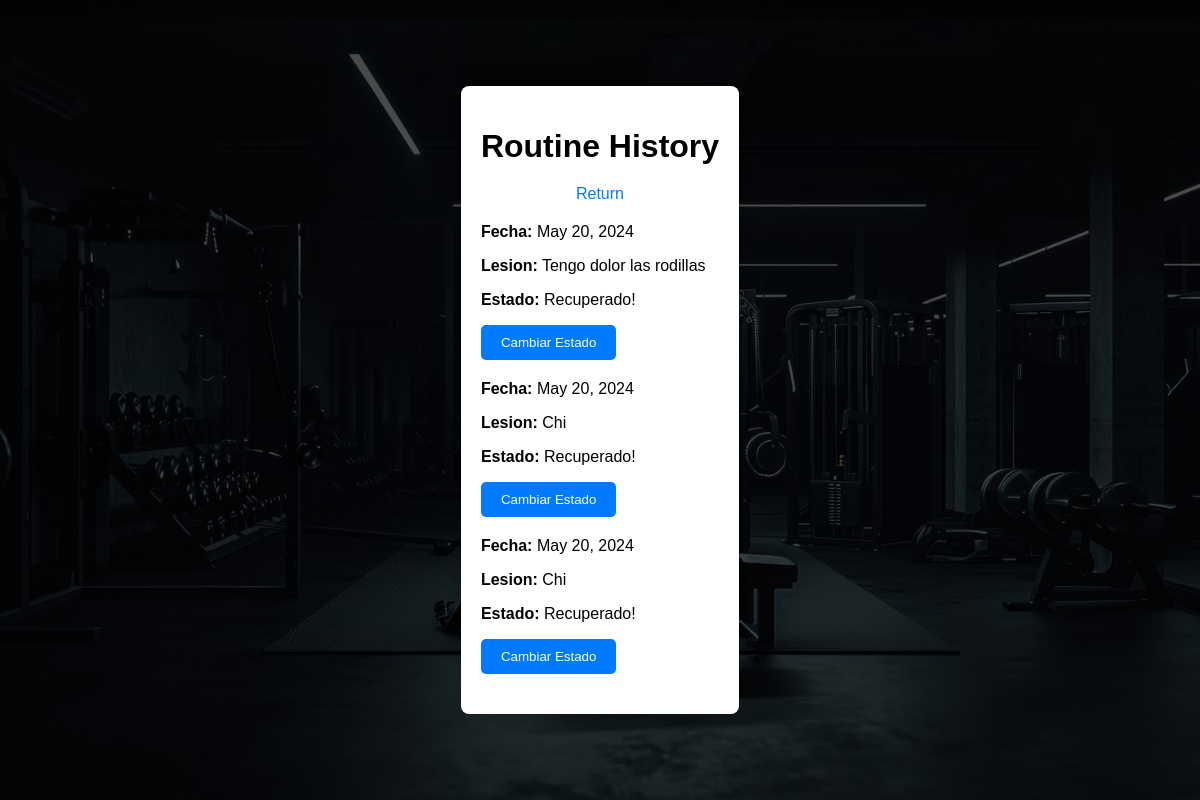
The page /main/lesiones/ (signed in) on the database as committed earlier.
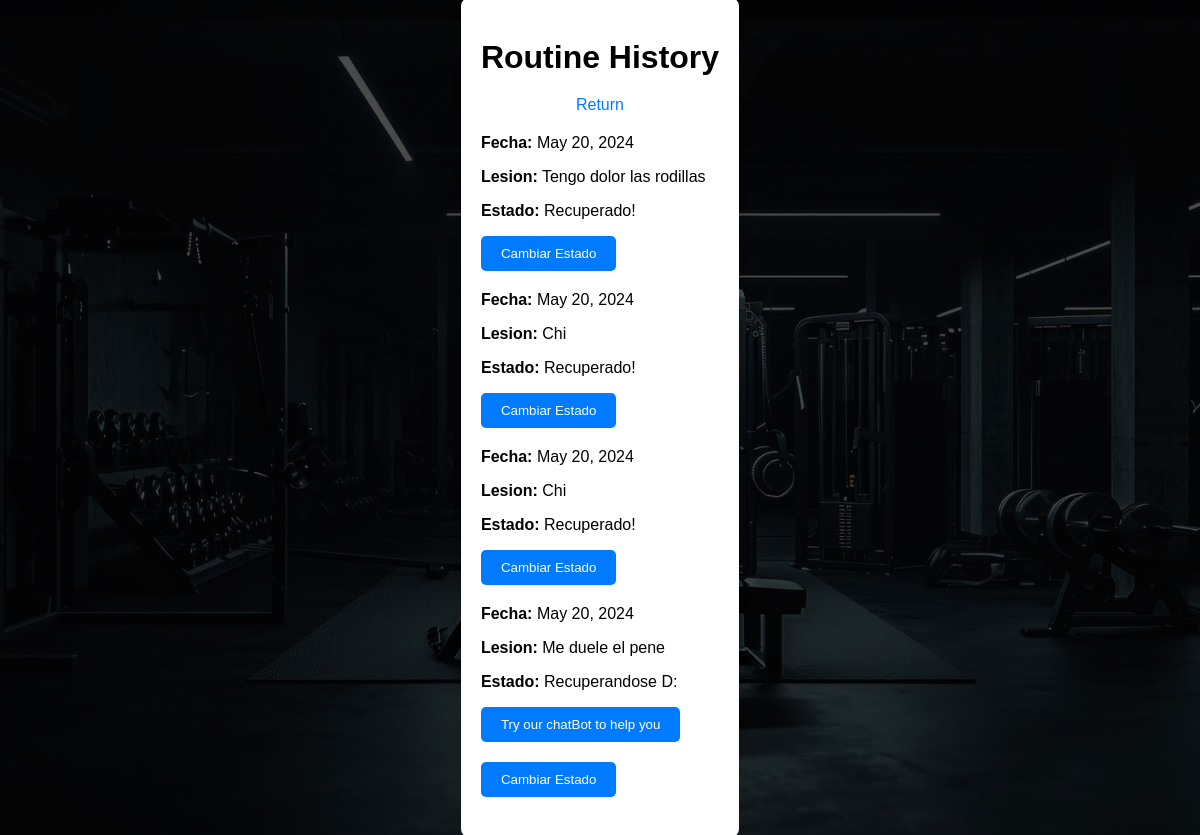
The same page on the database as committed later.
### gymapp/models.py (models this page shows)
class Lesiones(models.Model):
    user = models.ForeignKey(User, on_delete=models.CASCADE)
    lesion = models.TextField(default=None)
    estado = models.BooleanField(default=False)
    fecha = models.DateField(default=None)

### gymapp/views.py (the view)
# urls.py: path('main/lesiones/', gymappViews.chatLesiones, name='inj'),
@login_required
def chatLesiones(request):
    if request.method == 'POST':
        lesion_id = request.POST.get('lesion_id')
        lesion = Lesiones.objects.get(id=lesion_id)
        lesion.estado = not lesion.estado  # Cambiar entre True y False
        lesion.save()
        return redirect('/main/lesiones/')
    else:
        les = Lesiones.objects.filter(user = request.user)
        if not les:
            return render(request, 'lesionesBot.html')
        return render(request, 'lesionesBot.html', {'les':les})

### gymapp/templates/lesionesBot.html (shortened to what this page needs)
{% load static %}
<!DOCTYPE html>
<html lang="en">
<head>
    <link rel="stylesheet" type="text/css" href="{% static 'style-lesiones.css' %}">
</head>
<body>
    <div class="cover">
        <div class="container">
            <h1>Routine History</h1>
            <a href="/main" class="return-link">Return</a>
            {% if les %}
            {% for lesion in les %}
            <div class="routine-entry">
                <p><strong>Fecha:</strong> {{ lesion.fecha }}</p>
                <p><strong>Lesion:</strong> {{ lesion.lesion }}</p>
                <p><strong>Estado:</strong>
                    {% if lesion.estado %}
                    Recuperado!</p>
                    <form method="POST" action="">
                        <button type="submit">Cambiar Estado</button>
                    </form>
                    {% else %}
                    Recuperandose D:</p>
                    <form method="POST"  action="bot/">
                        <button type="submit">Try our chatBot to help you</button>
                    </form>
                    <form method="POST" action="">
                        <button type="submit">Cambiar Estado</button>
                    {% endif %}
            </div>
            {% endfor %}
            {% else %}
            <h2>No se encontraron lesiones.</h2>
            {% endif %}
        </div>
    </div>
</body>
</html>

Rows that differ between the two databases and show on the page:
added Lesiones: fecha "May 20, 2024", lesion "Me duele el pene"
